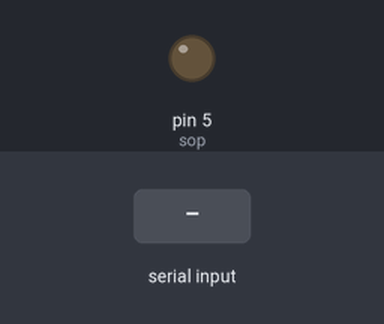
Bench run of a sketch on a simulated Arduino Mega 2560, built with avr-gcc and run on an emulated ATmega2560. Shown: output pins drawn as LEDs (lit = HIGH). Inputs (shaded band) come from the test bench.

Above: at 2.7 s.
2.8 s: "1" received over Serial
At 3.8 s:
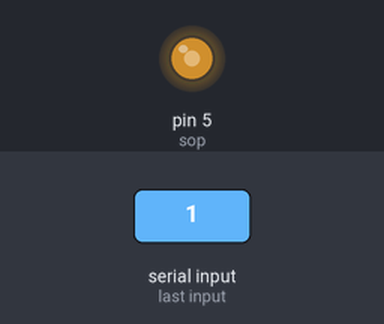
4.3 s: "0" received over Serial
At 4.9 s:
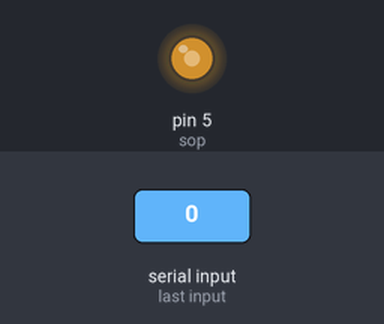
Timing chart, 0 to 7.3 s (numbered marks = the images above; inputs shaded):
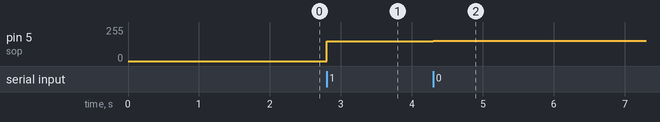

Measured:
- after the input at 2.8 s, pin 5 (sop): 0/255 → 149/255 at once
- after the input at 4.3 s, pin 5 (sop): 149/255 → 151/255 at once

The sketch:

PWM.ino
```cpp
// (licence header left out)
/**
   Remote controller for JANGJU®

   This is the Rx version of RC board

   Arduino Mega2560

   4 channel output pwm
   xop, yop, sop, top

   2 binary output
   jck0, jck1
*/

const int xop = 4;
const int yop = 6;
const int sop = 5;
const int top = 7;

const int jck0 = 35;
const int jck1 = 37;

const int jsi = 31;
const int jso = 29;
const int sti = 33;
const int BEN = 34;

uint8_t xinD = 0;
uint8_t yinD = 0;
uint8_t sinD = 0;
uint8_t tinD = 0;

int bti = 0;
int YYYY = 0;
bool btib = true;
int TimeOut = 0;

uint8_t Data[4] = {128, 128, 1, 1};

//
// Setup
//
void setup(void)
{
  Serial.begin(115200);
  delay(500);
  //
  // Set up I/O
  //
  pinMode(BEN, INPUT_PULLUP);
  digitalWrite(xop, 0);
  digitalWrite(yop, 0);
  digitalWrite(sop, 0);
  digitalWrite(top, 0);
  digitalWrite(jsi, 1);
  digitalWrite(jso, 1);
  digitalWrite(sti, 1);
  delay(1000);
  digitalWrite(jsi, 0);
  digitalWrite(jso, 0);
  digitalWrite(sti, 0);
}


//
// Loop
//
void loop(void)
{


  xinD = Data[0];
  yinD = Data[1];
  sinD = Data[2];
  tinD = Data[3];
  if (xinD < 118)
  {
    digitalWrite(jso, 0);
    int PPP = 118;
    PPP = PPP - xinD;
    digitalWrite(xop, 0);
    analogWrite(sop, map(PPP, 0, 118, 0, 255));
  }
  else if (xinD > 138)
  {
    digitalWrite(jso, 0);
    int PQP = 0;
    PQP = xinD - 138;
    digitalWrite(sop, 0);
    analogWrite(xop, map(PQP, 0, 118, 0, 255));
  }
  else
  {
    digitalWrite(xop, 0);
    digitalWrite(sop, 0);
    digitalWrite(jso, 1);
  }

  if (yinD < 118)
  {
    digitalWrite(jsi, 0);
    int PPW = 118;
    PPW = PPW - yinD;
    digitalWrite(yop, 0);
    analogWrite(top, map(PPW, 0, 118, 0, 255));
  }
  else if (yinD > 138)
  {
    digitalWrite(jsi, 0);
    int PQW = 0;
    PQW = yinD - 138;
    digitalWrite(top, 0);
    analogWrite(yop, map(PQW, 0, 118, 0, 255));
  }
  else
  {
    digitalWrite(yop, 0);
    digitalWrite(top, 0);
    digitalWrite(jsi, 1);
  }

  if (sinD > 136)
  {
    digitalWrite(jck0, 1);
  }
  else
  {
    digitalWrite(jck0, 0);
  }

  if (tinD > 136)
  {
    digitalWrite(jck1, 1);
  }
  else
  {
    digitalWrite(jck1, 0);
  }


  while (Serial.available()) {
    char inChar = (char)Serial.read();
    if (inChar == 'a') {
      bti = 0;
    } else if (inChar == 'b') {
      bti = 1;
    } else if (inChar == 'c') {
      bti = 2;
    } else if (inChar == 'd') {
      bti = 3;
    }
    else
    {
      Data[bti] = (uint8_t)inChar;
    }
  }
}
```
